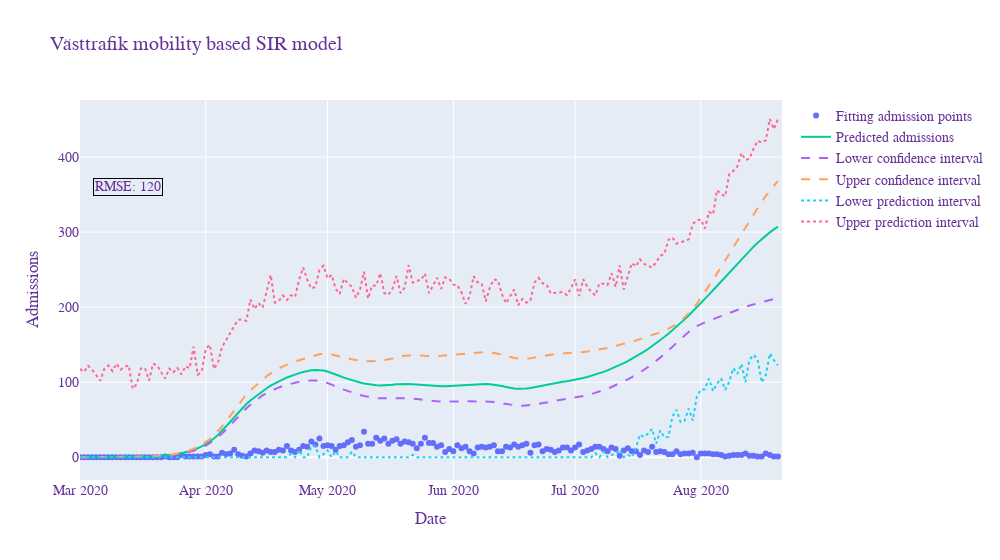

Notebook cell for this chart:
### Markdown cell above
Plots confidence intervals of model

### Code cell
numBetas = 10 #number of betas used for normal dist for conf. intervalls
numEpsilon = 20

##################  Confidence intervall calculation
confint = np.zeros([prediction_time,2]) #defines confidence intervall arrays


# Generates an array of betas using normal dist.
betas=np.random.multivariate_normal(popt,pcov,numBetas) 
values = np.zeros((prediction_time,numBetas))

for beta in range(len(betas)): 
  values[:,beta] = (modelfunction(t,*betas[beta]))
  
for day in range(len(t)):
  confint[day,0]=np.quantile(values[day,:],0.025)
  confint[day,1]=np.quantile(values[day,:],0.975)
  

##################  Prediction intervall calculation
#få med beta skattning i predictionsintervall, dvs generera beta och fel för varje dag 

std_residual = np.std(modelfunction(t_fittingdata,*popt)-dailyAdmissions[:fittingPoints], ddof=2) #calcuales standard deviation of residual between model and data
predint = np.zeros([prediction_time,2])

temp = []
pred_matrix = np.zeros((prediction_time,(numBetas*numEpsilon)))
for day in range(prediction_time): #loops trough model values each day a adds the error values generated from t-dist to each prediction 
  for beta in range(len(betas)):
      temp =  np.add(modelfunction(t,*betas[beta])[day],tdist.rvs(prediction_time,0,std_residual,numEpsilon))
      pred_matrix[day,(beta*numEpsilon):(beta*numEpsilon+numEpsilon)] = temp

for day in range(prediction_time): #calculates the prediction intervals
    predint[day,0] = np.quantile(pred_matrix[day],0.025)
    predint[day,1] = np.quantile(pred_matrix[day],0.975)
    
predint = np.clip(predint,0,None) #removes all negative values from lover prediction interval

fig = go.Figure() #Creates a plot using graph objects and then adds each graph to figure
fig.add_trace(go.Scatter( #plots the fitting admission data points
                    x=pd.Series(pd.date_range("2020-03-01", freq="D", periods=fittingPoints)), 
                    y=dailyAdmissions,
                    mode='markers',
                    name='Fitting admission points'))
fig.add_trace(go.Scatter( #plots all the available admission data points
                    x=pd.Series(pd.date_range(pd.to_datetime('2020-03-01')+timedelta(days=fittingPoints), freq="D", periods=prediction_time-fittingPoints)),
                    y=dailyAdmissions[fittingPoints:],
                    mode='markers',
                    marker=dict(
                        color='firebrick',
                    ),
                    name='Admission data'))
fig.add_trace(go.Scatter(
                    x=pd.Series(pd.date_range("2020-03-01", freq="D", periods=prediction_time)), 
                    y=modelfunction(t,*popt),
                    mode='lines',
                    name='Predicted admissions'))
fig.add_trace(go.Scatter(
                    x=pd.Series(pd.date_range("2020-03-01", freq="D", periods=prediction_time)), 
                    y=confint[:,0],
                    mode='lines',
                    name='Lower confidence interval',
                    line = dict( width=2, dash='dash')))
fig.add_trace(go.Scatter(
                    x=pd.Series(pd.date_range("2020-03-01", freq="D", periods=prediction_time)), 
                    y=confint[:,1],
                    mode='lines',
                    name='Upper confidence interval',
                    line = dict(width=2, dash='dash')))
fig.add_trace(go.Scatter(
                    x=pd.Series(pd.date_range("2020-03-01", freq="D", periods=prediction_time)), 
                    y=predint[:,0],
                    mode='lines',
                    name='Lower prediction interval',
                    line = dict(width=2, dash='dot')))
fig.add_trace(go.Scatter(
                    x=pd.Series(pd.date_range("2020-03-01", freq="D", periods=prediction_time)), 
                    y=predint[:,1],
                    mode='lines',
                    name='Upper prediction interval',
                    line = dict(width=2, dash='dot')))
fig.add_annotation(x=pd.to_datetime("2020-03-01"),y=0, 
                   text=f"RMSE: {math.floor(mean_squared_error(dailyAdmissions[:prediction_time],modelfunction(t,*popt), squared = False))}",
                   showarrow=False,
                   bordercolor="black",
                   xshift=48,
                   yshift=270
                  )
fig.update_layout(
                    title='Västtrafik mobility based SIR model',
                    xaxis_title='Date',
                    yaxis_title='Admissions',
                    autosize=False,
                    width=1000,
                    xaxis_range=["2020-03-01",pd.to_datetime('2020-03-01')+timedelta(days=prediction_time)],
                    
                    font=dict(
                      family="Courier New, monospace",
                      size=14,
                      color="RebeccaPurple"
                    )
)
fig.show()

### Figure 1 — Plotly figure (JSON) as saved in the notebook; plotly's stock layout.template omitted (floating-point values rounded to 4 significant figures; data arrays with more than 128 entries replaced by an {"elided": "..."} marker saying what was removed)
{"data": [{"mode": "markers", "name": "Fitting admission points", "type": "scatter", "x": {"elided": "173 str values"}, "y": {"elided": "173 int values"}}, {"marker": {"color": "firebrick"}, "mode": "markers", "name": "Admission data", "type": "scatter", "x": [], "y": []}, {"mode": "lines", "name": "Predicted admissions", "type": "scatter", "x": {"elided": "173 str values"}, "y": {"elided": "173 float values"}}, {"line": {"dash": "dash", "width": 2}, "mode": "lines", "name": "Lower confidence interval", "type": "scatter", "x": {"elided": "173 str values"}, "y": {"elided": "173 float values"}}, {"line": {"dash": "dash", "width": 2}, "mode": "lines", "name": "Upper confidence interval", "type": "scatter", "x": {"elided": "173 str values"}, "y": {"elided": "173 float values"}}, {"line": {"dash": "dot", "width": 2}, "mode": "lines", "name": "Lower prediction interval", "type": "scatter", "x": {"elided": "173 str values"}, "y": {"elided": "173 float values"}}, {"line": {"dash": "dot", "width": 2}, "mode": "lines", "name": "Upper prediction interval", "type": "scatter", "x": {"elided": "173 str values"}, "y": {"elided": "173 float values"}}], "layout": {"annotations": [{"bordercolor": "black", "showarrow": false, "text": "RMSE: 120", "x": "2020-03-01T00:00:00", "xshift": 48, "y": 0, "yshift": 270}], "autosize": false, "font": {"color": "RebeccaPurple", "family": "Courier New, monospace", "size": 14}, "title": {"text": "Västtrafik mobility based SIR model"}, "width": 1000, "xaxis": {"range": ["2020-03-01", "2020-08-21T00:00:00"], "title": {"text": "Date"}}, "yaxis": {"title": {"text": "Admissions"}}}}
